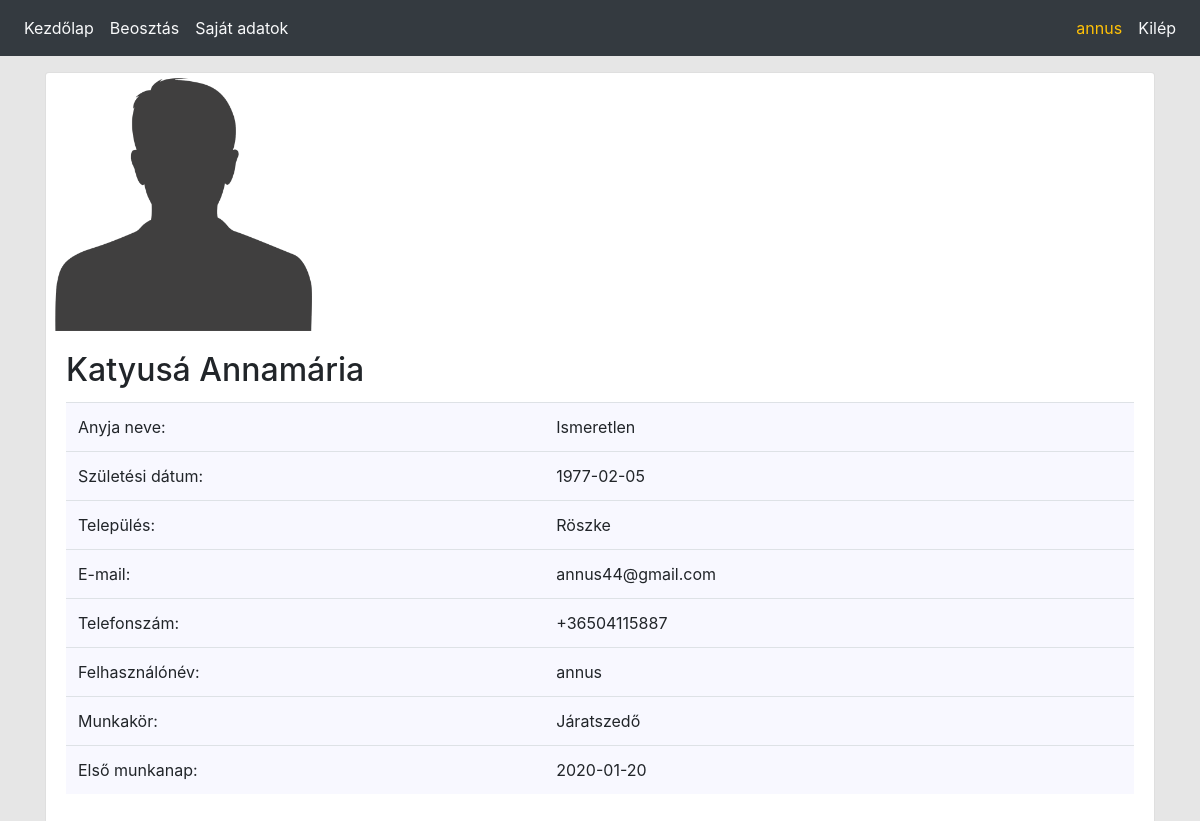
The page /userinfo.php (signed in) on the database as committed earlier.
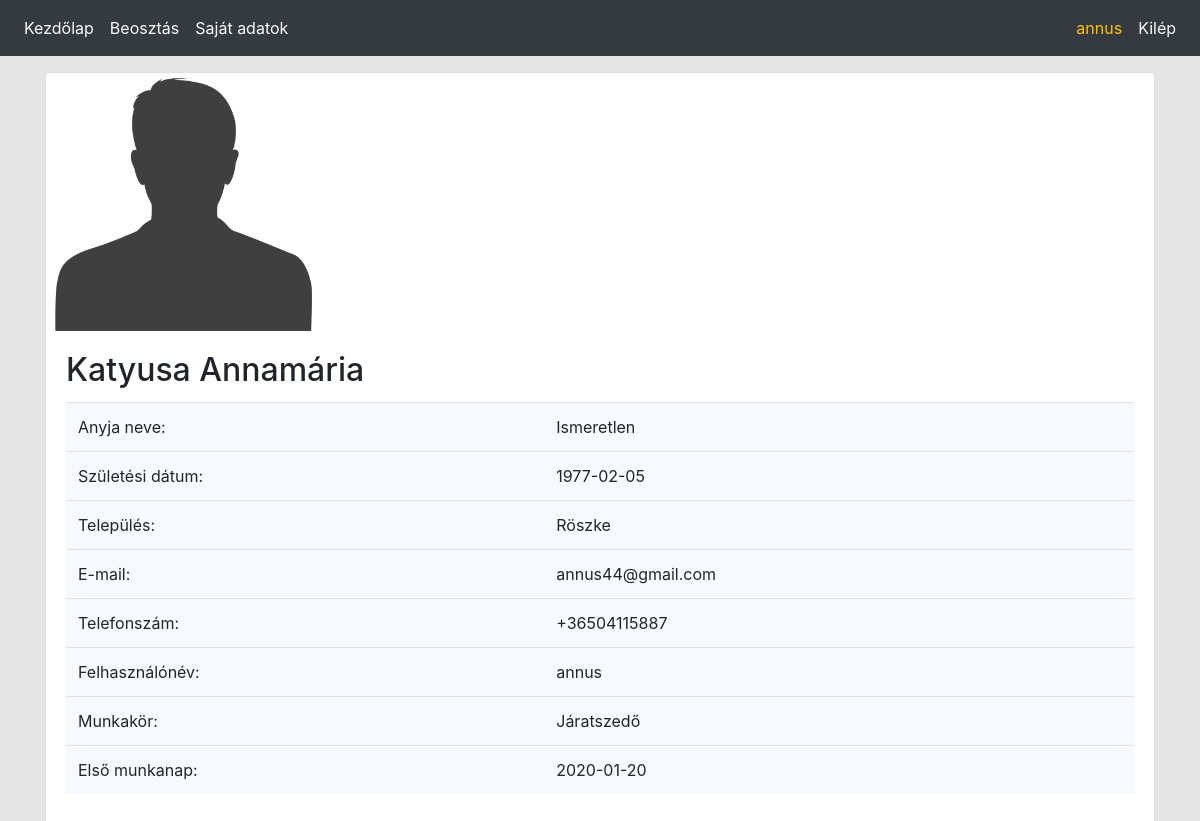
The same page on the database as committed later.
### tables this page shows
CREATE TABLE IF NOT EXISTS `personal_data` (
  `id` int(11) NOT NULL AUTO_INCREMENT,
  `first_name` varchar(50) NOT NULL,
  `last_name` varchar(50) NOT NULL,
  `mother` varchar(100) NOT NULL,
  `birth_date` date NOT NULL,
  `location` varchar(100) DEFAULT NULL,
  `email` varchar(100) NOT NULL,
  `phone` varchar(15) DEFAULT NULL,
  `picture` varchar(150) DEFAULT 'profile.jpg',
  PRIMARY KEY (`id`)
);

### userinfo.php (the view, shortened to what this page needs)
<?php
require_once('config/init.php');
$userid = $_SESSION['userid'];
$sql = "SELECT * FROM personal_data WHERE id = $userid";
$res = $con -> query($sql);
$content = '<div class="card-deck">';
while ($row = $res -> fetch_assoc()){
    $content .= '<div class="card">'
            . '<img class="w-25 card-image-top " src="Images/'.$row['picture'].'">'
            . '<div class="card-body">'
            . '<h2 class="card-title">'.$row['first_name'].' '.$row['last_name'].'</h2>'
            . '<table class="table">'
            . '<tr><td>Anyja neve:</td><td>'.$row['mother'].'</td></tr>'
            . '<tr><td>Születési dátum:</td><td>'.$row['birth_date'].'</td></tr>'
            . '<tr><td>Település:</td><td>'.$row['location'].'</td></tr>'
            . '<tr><td>E-mail:</td><td>'.$row['email'].'</td></tr>'
            . '<tr><td>Telefonszám:</td><td>'.$row['phone'].'</td></tr>'
            . '<tr><td>Felhasználónév:</td><td>'.$_SESSION['username'].'</td></tr>'
            . '<tr><td>Munkakör:</td><td>'.$_SESSION['position_name'].'</td></tr>'
            . '<tr><td>Első munkanap:</td><td>'.$_SESSION['first_working_day'].'</td></tr>'
            . '</table>'
            . '</div>'
            . '</div>';
}
$content .='</div>';
echo '<div class="container"><p>';
echo $content;

Rows that differ between the two databases and show on the page:
changed personal_data "Annamária": first_name "Katyusá" → "Katyusa"
